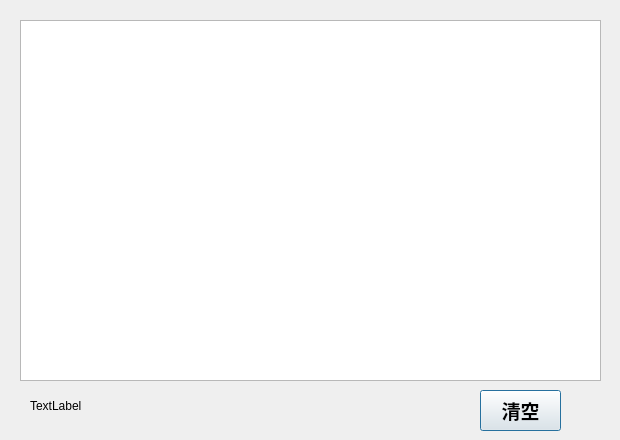
<?xml version="1.0" encoding="UTF-8"?>
<ui version="4.0">
 <class>ETCRunDialog</class>
 <widget class="QDialog" name="ETCRunDialog">
  <property name="geometry">
   <rect>
    <x>0</x>
    <y>0</y>
    <width>620</width>
    <height>440</height>
   </rect>
  </property>
  <property name="sizePolicy">
   <sizepolicy hsizetype="Fixed" vsizetype="Fixed">
    <horstretch>0</horstretch>
    <verstretch>0</verstretch>
   </sizepolicy>
  </property>
  <property name="maximumSize">
   <size>
    <width>620</width>
    <height>440</height>
   </size>
  </property>
  <property name="windowTitle">
   <string>ETC系统运行监测窗口</string>
  </property>
  <widget class="QWidget" name="widget" native="true">
   <property name="geometry">
    <rect>
     <x>10</x>
     <y>10</y>
     <width>601</width>
     <height>421</height>
    </rect>
   </property>
   <widget class="QTableWidget" name="tableWidget">
    <property name="geometry">
     <rect>
      <x>10</x>
      <y>10</y>
      <width>581</width>
      <height>361</height>
     </rect>
    </property>
    <property name="font">
     <font>
      <pointsize>12</pointsize>
     </font>
    </property>
   </widget>
   <widget class="QLabel" name="label">
    <property name="geometry">
     <rect>
      <x>20</x>
      <y>380</y>
      <width>231</width>
      <height>31</height>
     </rect>
    </property>
    <property name="text">
     <string>TextLabel</string>
    </property>
   </widget>
   <widget class="QPushButton" name="pushButtonEmpty">
    <property name="geometry">
     <rect>
      <x>470</x>
      <y>380</y>
      <width>81</width>
      <height>41</height>
     </rect>
    </property>
    <property name="font">
     <font>
      <family>华文行楷</family>
      <pointsize>14</pointsize>
      <weight>75</weight>
      <bold>true</bold>
     </font>
    </property>
    <property name="text">
     <string>清空</string>
    </property>
   </widget>
  </widget>
 </widget>
 <resources/>
 <connections/>
</ui>
